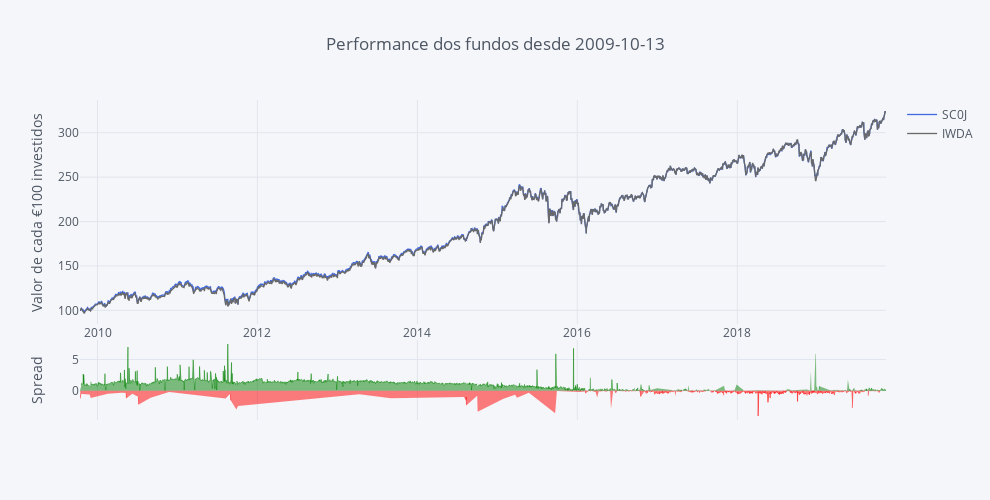

Notebook code for this chart:
### Markdown cell above
**Dica:** A interactividade dos gráficos da plotly permite:

    . Zoom (mantenham o clique e arrastem o cursor em simultâneo, em cima do gráfico);
    . Tem uma lista de opções que aparece se forem com o cursor ao canto superior direito;
    . Façam duplo clique no gráfico ou seleccionem a opção Autoscale/Reset Axes para voltar ao normal;
    . Alterem a opção de 'Compare data on hoover' para 'Show closest data on hoover' se vos for mais conveniente;
    . Se clicarem num nome na legenda esse fundo desaparece (clicando de novo ele volta a apetecer).

### Code cell
# Making Color Palette
Palette = ['rgb(255, 153, 51)',     # 1 - orange
            'royalblue',            # 2 - Royalblue
            '#708090',              # 3 - Grey
            'rgb(128, 0, 128)',     # 4 - Indigo
            'rgb(219, 64, 82)',     # 5 - Red
            'rgb(0, 128, 128)',     # 6 - Teal
            '#191970',              # 7 - Navy
            'rgb(128, 128, 0)',     # 8 - Olive
            '#00BFFF',              # 9 - Water Blue
            'rgb(128, 177, 211)']   # 10 - 

fundos.iplot(title='Performance dos fundos desde ' + Begin, yTitle='Valor de cada €100 investidos', color=['royalblue', 'dimgrey', 'goldenrod'], kind='spread', dimensions=dimensions)

### Figure 1 — Plotly figure (JSON) as saved in the notebook; plotly's stock layout.template omitted (floating-point values rounded to 4 significant figures; data arrays with more than 128 entries replaced by an {"elided": "..."} marker saying what was removed)
{"data": [{"line": {"color": "rgba(65, 105, 225, 1.0)", "dash": "solid", "shape": "linear", "width": 1.3}, "mode": "lines", "name": "SC0J", "text": "", "type": "scatter", "uid": "912f2170-9ecf-4549-9274-db4c1dee42bc", "x": {"elided": "2635 str values"}, "y": {"elided": "2635 float values"}}, {"line": {"color": "rgba(105, 105, 105, 1.0)", "dash": "solid", "shape": "linear", "width": 1.3}, "mode": "lines", "name": "IWDA", "text": "", "type": "scatter", "uid": "da4ee707-c50e-4f94-a6ba-68e33708f9f7", "x": {"elided": "2635 str values"}, "y": {"elided": "2635 float values"}}, {"connectgaps": false, "fill": "tozeroy", "line": {"color": "green", "dash": "solid", "shape": "linear", "width": 0.5}, "mode": "lines", "name": "Spread", "showlegend": false, "type": "scatter", "uid": "73c358c2-750f-45c1-8818-1a530c383f0b", "x": {"elided": "2635 str values"}, "xaxis": "x2", "y": {"elided": "2635 mixed values"}, "yaxis": "y2"}, {"connectgaps": false, "fill": "tozeroy", "line": {"color": "red", "dash": "solid", "shape": "linear", "width": 0.5}, "mode": "lines", "name": "Spread", "showlegend": false, "type": "scatter", "uid": "c5212336-ed6b-44c2-b0c1-644a1aa88ccb", "x": {"elided": "2635 str values"}, "xaxis": "x2", "y": {"elided": "2635 mixed values"}, "yaxis": "y2"}], "layout": {"height": 500, "hovermode": "x", "legend": {"bgcolor": "#F5F6F9", "font": {"color": "#4D5663"}}, "paper_bgcolor": "#F5F6F9", "plot_bgcolor": "#F5F6F9", "title": {"font": {"color": "#4D5663"}, "text": "Performance dos fundos desde 2009-10-13"}, "width": 990, "xaxis": {"autorange": true, "gridcolor": "#E1E5ED", "range": ["2009-10-13", "2019-11-11"], "showgrid": true, "tickfont": {"color": "#4D5663"}, "title": {"font": {"color": "#4D5663"}, "text": ""}, "type": "date", "zerolinecolor": "#E1E5ED"}, "xaxis2": {"anchor": "y2", "autorange": true, "gridcolor": "#E1E5ED", "range": ["2009-10-13", "2019-11-11"], "showgrid": true, "showticklabels": false, "tickfont": {"color": "#4D5663"}, "title": {"font": {"color": "#4D5663"}, "text": ""}, "type": "date", "zerolinecolor": "#E1E5ED"}, "yaxis": {"autorange": true, "domain": [0.3, 1], "gridcolor": "#E1E5ED", "range": [84.62, 336.9], "showgrid": true, "tickfont": {"color": "#4D5663"}, "title": {"font": {"color": "#4D5663"}, "text": "Valor de cada €100 investidos"}, "type": "linear", "zerolinecolor": "#E1E5ED"}, "yaxis2": {"autorange": true, "domain": [0, 0.25], "gridcolor": "#E1E5ED", "range": [-4.68, 8.12], "showgrid": true, "tickfont": {"color": "#4D5663"}, "title": {"font": {"color": "#4D5663"}, "text": "Spread"}, "type": "linear", "zerolinecolor": "#E1E5ED"}}}
